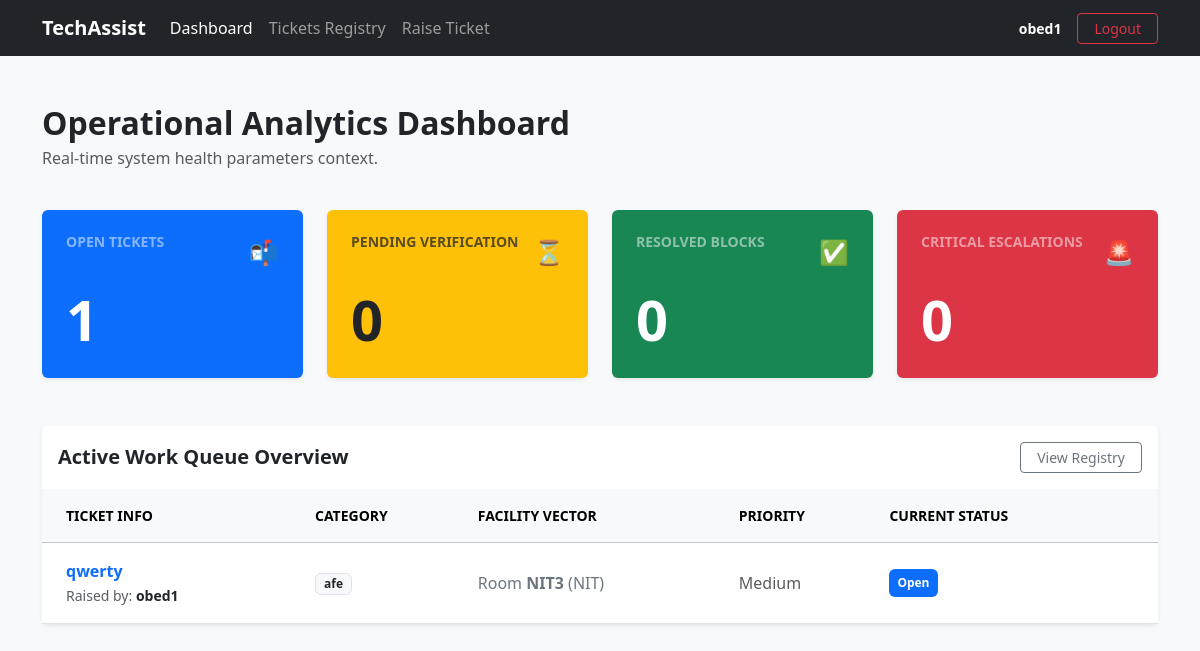
The app's page / (signed in), older data.
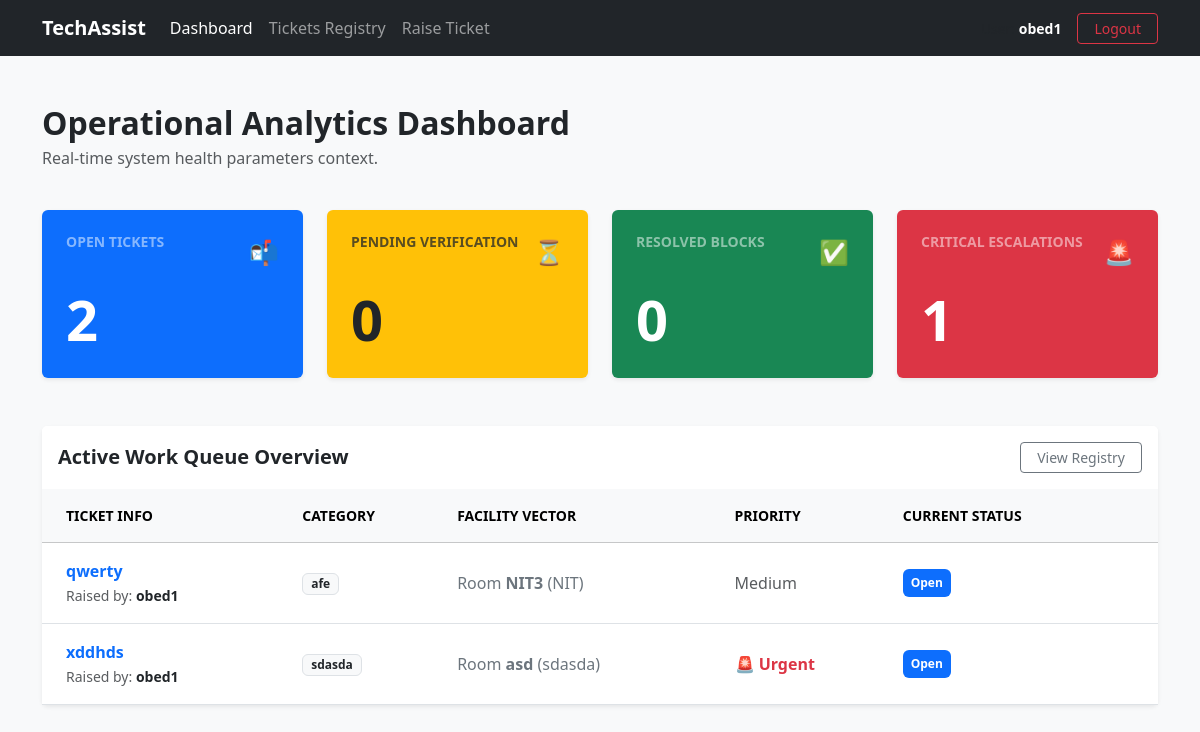
The same page, newer data.
### tickets/models.py (models this page shows, shortened)
class Ticket(models.Model):
    STATUS_CHOICES = [
        ('OPEN', 'Open'),
        ('IN_PROGRESS', 'In Progress'),
        ('PENDING', 'Pending'),
        ('RESOLVED', 'Resolved'),
        ('CLOSED', 'Closed'),
    ]
    PRIORITY_CHOICES = [
        ('LOW', 'Low'),
        ('MEDIUM', 'Medium'),
        ('HIGH', 'High'),
        ('URGENT', 'Urgent'),
    ]
    title = models.CharField(max_length=250)
    description = models.TextField()
    category = models.CharField(max_length=100)  # Hardware, Network, Software etc.
    building = models.CharField(max_length=100)
    room_number = models.CharField(max_length=50)
    priority = models.CharField(max_length=10, choices=PRIORITY_CHOICES, default='MEDIUM')
    status = models.CharField(max_length=20, choices=STATUS_CHOICES, default='OPEN')
    created_by = models.ForeignKey(User, on_delete=models.CASCADE, related_name='tickets_created')
    assigned_to = models.ForeignKey(User, on_delete=models.SET_NULL, null=True, blank=True, related_name='tickets_assigned')
    created_at = models.DateTimeField(auto_now_add=True)
    updated_at = models.DateTimeField(auto_now=True)

### tickets/views.py (the view)
# urls.py: path('', HomePageView.as_view(), name='home'),
class HomePageView(LoginRequiredMixin, ListView):
    model = Ticket
    template_name = 'home.html'
    context_object_name = 'dashboard_tickets'
    def get_context_data(self, **kwargs):
        context = super().get_context_data(**kwargs)
        user = self.request.user
        if user.is_superuser:
            base_qs = Ticket.objects.all()
        elif hasattr(user, 'profile') and user.profile.role == 'USER':
            base_qs = Ticket.objects.filter(created_by=user)
        elif hasattr(user, 'profile') and user.profile.role == 'TECHNICIAN':
            base_qs = Ticket.objects.filter(assigned_to=user)
        else:
            base_qs = Ticket.objects.all()
        context['open_tickets'] = base_qs.filter(status='OPEN').count()
        context['resolved_tickets'] = base_qs.filter(status='RESOLVED').count()
        context['pending_tickets'] = base_qs.filter(status='PENDING').count()
        context['high_priority_tickets'] = base_qs.filter(priority__in=['HIGH', 'URGENT']).count()
        if user.is_superuser:
            context['dashboard_tickets'] = Ticket.objects.all().order_by('-created_at')[:10]
        else:
            context['dashboard_tickets'] = base_qs.order_by('-created_at')[:5]
        return context

### templates/home.html (shortened to what this page needs)
{% extends 'base.html' %}
{% block content %}
<div class="row mb-4">
    <div class="col-12">
        <h2 class="fw-bold text-dark mb-1">Operational Analytics Dashboard</h2>
        <p class="text-muted">Real-time system health parameters context.</p>
    </div>
</div>
<div class="row g-4 mb-5">
    <div class="col-xl-3 col-md-6">
        <div class="card bg-primary text-white h-100 shadow-sm border-0 transition-hover">
            <div class="card-body p-4 d-flex flex-column justify-content-between" style="min-height: 140px;">
                <div class="d-flex justify-content-between align-items-start">
                    <h6 class="text-uppercase text-white-50 fw-bold small mb-0 tracking-wide">Open Tickets</h6>
                    <span class="fs-4">📬</span>
                </div>
                <h2 class="display-4 fw-bold mb-0 mt-3">{{ open_tickets|default:0 }}</h2>
            </div>
        </div>
    </div>
    <div class="col-xl-3 col-md-6">
        <div class="card bg-warning text-dark h-100 shadow-sm border-0 transition-hover">
            <div class="card-body p-4 d-flex flex-column justify-content-between" style="min-height: 140px;">
                <div class="d-flex justify-content-between align-items-start">
                    <h6 class="text-uppercase text-muted fw-bold small mb-0 tracking-wide">Pending Verification</h6>
                    <span class="fs-4">⏳</span>
                </div>
                <h2 class="display-4 fw-bold mb-0 mt-3">{{ pending_tickets|default:0 }}</h2>
            </div>
        </div>
    </div>
    <div class="col-xl-3 col-md-6">
        <div class="card bg-success text-white h-100 shadow-sm border-0 transition-hover">
            <div class="card-body p-4 d-flex flex-column justify-content-between" style="min-height: 140px;">
                <div class="d-flex justify-content-between align-items-start">
                    <h6 class="text-uppercase text-white-50 fw-bold small mb-0 tracking-wide">Resolved Blocks</h6>
                    <span class="fs-4">✅</span>
                </div>
                <h2 class="display-4 fw-bold mb-0 mt-3">{{ resolved_tickets|default:0 }}</h2>
            </div>
        </div>
    </div>
    <div class="col-xl-3 col-md-6">
        <div class="card bg-danger text-white h-100 shadow-sm border-0 transition-hover">
            <div class="card-body p-4 d-flex flex-column justify-content-between" style="min-height: 140px;">
                <div class="d-flex justify-content-between align-items-start">
                    <h6 class="text-uppercase text-white-50 fw-bold small mb-0 tracking-wide">Critical Escalations</h6>
                    <span class="fs-4">🚨</span>
                </div>
                <h2 class="display-4 fw-bold mb-0 mt-3">{{ high_priority_tickets|default:0 }}</h2>
            </div>
        </div>
    </div>
</div>
<div class="row">
    <div class="col-12">
        <div class="card shadow-sm border-0">
            <div class="card-header bg-white py-3 d-flex justify-content-between align-items-center border-bottom-0">
                <h5 class="mb-0 fw-bold text-dark">Active Work Queue Overview</h5>
                <a href="{% url 'ticket-list' %}" class="btn btn-sm btn-outline-secondary px-3 fw-medium">View Registry</a>
            </div>
            <div class="card-body p-0">
                <div class="table-responsive">
                    <table class="table table-hover align-middle mb-0">
                        <thead class="table-light text-secondary small text-uppercase">
                            <tr>
                                <th class="ps-4 py-3">Ticket Info</th>
                                <th class="py-3">Category</th>
                                <th class="py-3">Facility Vector</th>
                                <th class="py-3">Priority</th>
                                <th class="pe-4 py-3">Current Status</th>
                            </tr>
                        </thead>
                        <tbody>
                            {% for ticket in object_list %}
                            <tr>
                                <td class="ps-4 py-3">
                                    <span class="fw-bold text-primary">{{ ticket.title }}</span><br>
                                    <small class="text-muted">Raised by: <strong class="text-dark">{{ ticket.created_by.username|default:"Anonymous" }}</strong></small>
                                </td>
                                <td class="py-3"><span class="badge bg-light text-dark border px-2 py-1">{{ ticket.category }}</span></td>
                                <td class="py-3 text-secondary">Room <strong>{{ ticket.room_number }}</strong> ({{ ticket.building }})</td>
                                <td class="py-3">
                                    {% if ticket.priority == 'URGENT' or ticket.priority == 'HIGH' %}
                                        <span class="text-danger fw-bold">🚨 {{ ticket.get_priority_display }}</span>
                                    {% else %}
                                        <span class="text-muted">{{ ticket.get_priority_display }}</span>
                                    {% endif %}
                                </td>
                                <td class="pe-4 py-3">
                                    <span class="badge p-2 {% if ticket.status == 'OPEN' %}bg-primary{% elif ticket.status == 'RESOLVED' %}bg-success{% else %}bg-warning text-dark{% endif %}">
                                        {{ ticket.get_status_display }}
                                    </span>
                                </td>
                            </tr>
                            {% empty %}
                            <tr>
                                <td colspan="5" class="text-center text-muted py-5 bg-white">
                                    <p class="mb-0 fs-6">No active context entries discovered matching this role configuration.</p>
                                </td>
                            </tr>
                            {% endfor %}
                        </tbody>
                    </table>
                </div>
            </div>
        </div>
    </div>
</div>
{% endblock %}

### templates/base.html (shortened to what this page needs)
{% load static %}
{% load pwa %}
<!DOCTYPE html>
<html lang="en">
<head>
    <link href="https://cdn.jsdelivr.net/npm/bootstrap@5.3.3/dist/css/bootstrap.min.css" rel="stylesheet">
</head>
<body class="bg-light">
    {% if not block.super and not hide_navbar_block %}
        {% block navbar %}
        <nav class="navbar navbar-expand-lg navbar-dark bg-dark mb-5">
            <div class="container">
                <a class="navbar-brand fw-bold" href="{% url 'home' %}">TechAssist</a>
                <div class="collapse navbar-collapse" id="navbarNav">
                    <ul class="navbar-nav me-auto">
                        <li class="nav-item">
                            <a class="nav-link" href="{% url 'home' %}">Dashboard</a>
                        </li>
                        <li class="nav-item">
                            <a class="nav-link" href="{% url 'ticket-list' %}">Tickets Registry</a>
                        </li>
                        <li class="nav-item">
                            <a class="nav-link" href="{% url 'ticket-create' %}">Raise Ticket</a>
                        </li>
                    </ul>
                    <div class="d-flex align-items-center text-white">
                        {% if user.is_authenticated %}
                            <span class="me-3 small text-muted">User: <strong class="text-white">{{ user.username }}</strong></span>
                            <a href="{% url 'account_logout' %}" class="btn btn-sm btn-outline-danger px-3">Logout</a>
                        {% else %}
                            <a href="{% url 'account_login' %}" class="btn btn-sm btn-primary px-3">Login</a>
                        {% endif %}
                    </div>
                </div>
            </div>
        </nav>
        {% endblock navbar %}
    {% endif %}
    <main class="container">
        {% block content %}
        {% endblock %}
    </main>
</body>
</html>

Row changes from the older to the newer data that the page shows:
added Ticket: title "xddhds", created_by.username "obed1", category "sdasda", room_number "asd", building "sdasda", priority "Urgent", status "Open"
Text that changed along with them:
{{ open_tickets|default:0 }}: "1" → "2"
{{ high_priority_tickets|default:0 }}: "0" → "1"
